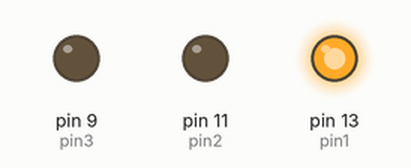
The sketch below on a simulated Arduino Uno, built with avr-gcc and run on an emulated ATmega328P. Shown: output pins drawn as LEDs (lit = HIGH).

Above: at 0.3 s.
At 1.0 s:
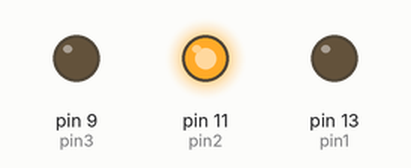
At 1.7 s:
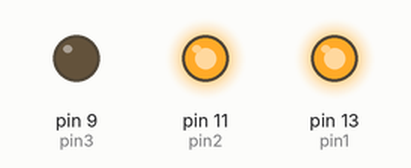
At 2.4 s:
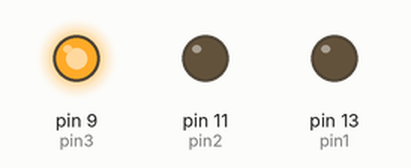
At 3.1 s:
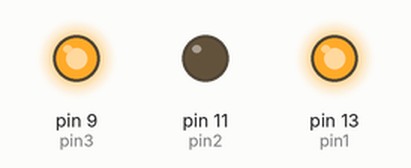
At 5.4 s:
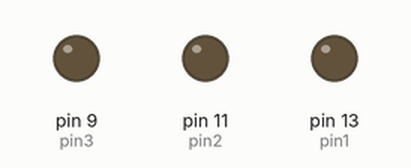
Timing chart, 0 to 7.7 s (numbered marks = the images above):
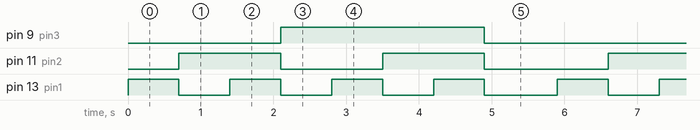

The sketch:

Binary.ino
```cpp
int pin1 = 13;
int pin2 =11;
int pin3 = 9;
int time_detay = 700;

void setup() {
  // put your setup code here, to run once:
pinMode(pin1, OUTPUT);
pinMode(pin2, OUTPUT);
pinMode(pin3, OUTPUT);
}

void loop() {
  // put your main code here, to run repeatedly:
  //1
digitalWrite(pin1, HIGH);
delay(time_detay);
digitalWrite(pin1, LOW);

//2

digitalWrite(pin2, HIGH);
delay(time_detay);
digitalWrite(pin2, LOW);

//3
digitalWrite(pin1, HIGH);
digitalWrite(pin2, HIGH);
delay(time_detay);
digitalWrite(pin1, LOW);
digitalWrite(pin2, LOW);

//4
digitalWrite(pin3, HIGH);
delay(time_detay);
digitalWrite(pin3, LOW);

//5
digitalWrite(pin1, HIGH);
digitalWrite(pin3, HIGH);
delay(time_detay);
digitalWrite(pin1, LOW);
digitalWrite(pin3, LOW);

//6
digitalWrite(pin3, HIGH);
digitalWrite(pin2, HIGH);
delay(time_detay);
digitalWrite(pin3, LOW);
digitalWrite(pin2, LOW);

//7
digitalWrite(pin1, HIGH);
digitalWrite(pin2, HIGH);
digitalWrite(pin3, HIGH);
delay(time_detay);
digitalWrite(pin1, LOW);
digitalWrite(pin2, LOW);
digitalWrite(pin3, LOW);
//final delay
delay(1000);
}
```

Measured:
- by itself, pin 9 (pin3): alternates HIGH for 2.8 s and LOW for 3.1 s
- by itself, pin 11 (pin2): repeats every 5.9 s: LOW 1.4 s, HIGH 1.4 s, LOW 1.7 s, HIGH 1.4 s
- by itself, pin 13 (pin1): repeats every 5.9 s: 3 × (LOW 0.70 s, HIGH 0.70 s), LOW 1.0 s, HIGH 0.70 s
